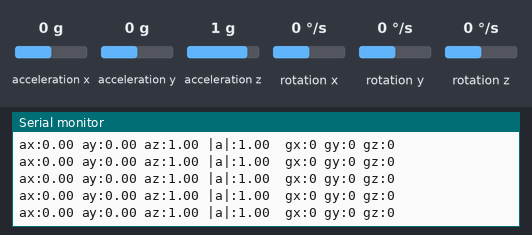
This sketch was run on a simulated Arduino Uno, built with avr-gcc and run on an emulated ATmega328P. On the bench: the last lines printed to the serial monitor. Wiring (inferred from the names in the program): MPU-9250 motion sensor at I2C address 0x68. The test bench sets the inputs (shaded band); at power-on: acceleration z 1 g, acceleration x 0 g, acceleration y 0 g, rotation x 0 °/s, rotation y 0 °/s, rotation z 0 °/s.

Above: at 6.5 s.
6.6 s: acceleration z set to 0 g
At 6.64 s:
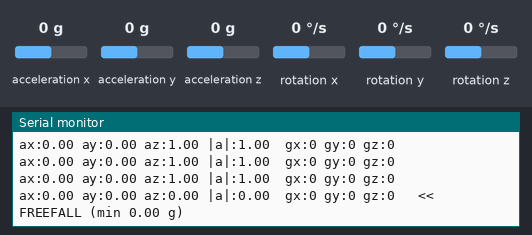
8.5 s: acceleration x set to -1.4 g
At 8.54 s:
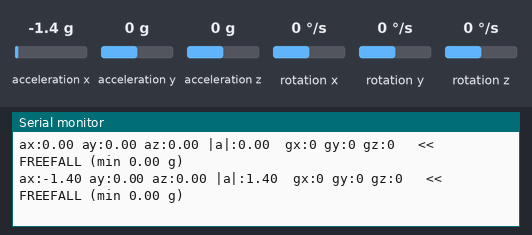
10.0 s: acceleration y set to -1.4 g
At 10.04 s:
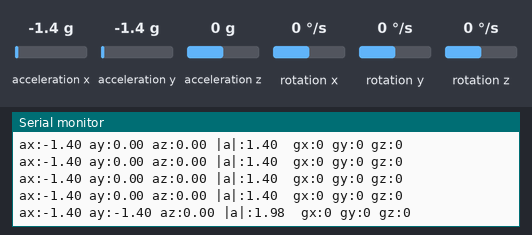
11.5 s: acceleration z set to -1.4 g
At 11.54 s:
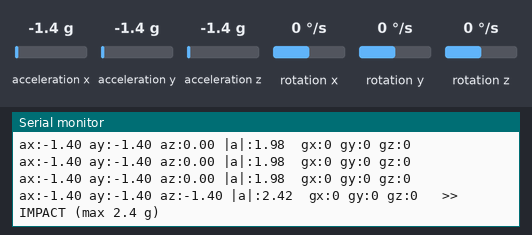
13.4 s: rotation x set to -192 °/s
At 13.44 s:
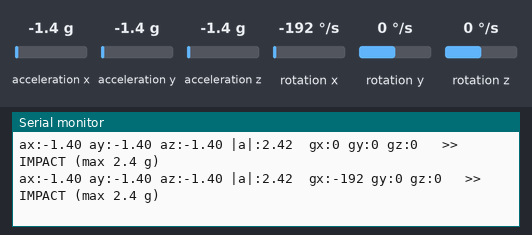
Timing chart, 0 to 15.9 s (numbered marks = the images above; inputs shaded):
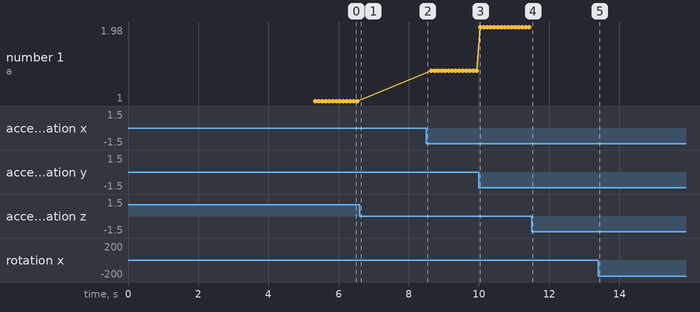

Measured:
- after the input at 6.6 s, the serial monitor: prints a new line at once (image 1)
- after the input at 8.5 s, the serial monitor: prints a new line at once (image 2)
- after the input at 10.0 s, the serial monitor: prints a new line at once (image 3)
- after the input at 11.5 s, the serial monitor: prints a new line at once (image 4)
- after the input at 13.4 s, the serial monitor: prints a new line at once (image 5)
- plotted number 1: 1 → 1.4 after the input at 8.5 s, 1.4 → 1.98 after the input at 10.0 s

The sketch:

bench1_gy521.ino
```cpp
// Bench test 1: GY-521 (MPU-6050) on its own.
//
// Wiring (Uno):  VCC -> 5V   GND -> GND   SDA -> A4   SCL -> A5
// Open the Serial Monitor at 115200 baud (line ending doesn't matter).
//
// Stage 1: scans the I2C bus and checks the chip identity.
// Stage 2: "keep it still" test with PASS / CHECK results.
// Stage 3: live data. Pick the board up and tilt it, then drop it a short
//          way onto a cushion to see FREEFALL / IMPACT flagged.
#include <Wire.h>

static uint8_t addr = 0;

static void printHex(uint8_t v) {
  char b[8];
  snprintf(b, sizeof(b), "0x%02X", v);
  Serial.print(b);
}

static bool probe(uint8_t a) {
  Wire.beginTransmission(a);
  return Wire.endTransmission() == 0;
}

static bool readRegs(uint8_t a, uint8_t reg, uint8_t* buf, uint8_t n) {
  Wire.beginTransmission(a);
  Wire.write(reg);
  if (Wire.endTransmission(false) != 0) return false;
  if (Wire.requestFrom(a, n) != n) return false;
  for (uint8_t i = 0; i < n; i++) buf[i] = Wire.read();
  return true;
}

static bool writeReg(uint8_t a, uint8_t reg, uint8_t v) {
  Wire.beginTransmission(a);
  Wire.write(reg);
  Wire.write(v);
  return Wire.endTransmission() == 0;
}

// Returns false if the sensor can't be found yet (the caller keeps retrying).
static bool findSensor() {
  Serial.println(F("Stage 1: scanning the I2C bus (SDA = A4, SCL = A5)..."));
  uint8_t found = 0;
  for (uint8_t a = 1; a < 127; a++) {
    if (probe(a)) {
      Serial.print(F("  found a device at "));
      printHex(a);
      Serial.println();
      found++;
    }
  }
  if (found == 0) {
    Serial.println(F("  No I2C devices found. Check, in this order:"));
    Serial.println(F("   1. GY-521 VCC -> 5V and GND -> GND (is its red LED on?)"));
    Serial.println(F("   2. SDA -> A4 and SCL -> A5 (not swapped)"));
    Serial.println(F("   3. Uno GND is connected to the breadboard ground rail"));
    Serial.println(F("   4. Header pins are soldered/seated properly on the GY-521"));
    Serial.println(F("  Retrying in 2 s..."));
    return false;
  }
  const uint8_t candidates[2] = {0x68, 0x69};
  for (uint8_t i = 0; i < 2; i++) {
    const uint8_t a = candidates[i];
    if (!probe(a)) continue;
    uint8_t who = 0;
    if (!readRegs(a, 0x75, &who, 1)) continue;
    Serial.print(F("  WHO_AM_I at "));
    printHex(a);
    Serial.print(F(" = "));
    printHex(who);
    if (who == 0x68 || who == 0x70 || who == 0x72 || who == 0x98) {
      Serial.println(F("  -> MPU-6050 (or compatible clone). Good."));
      addr = a;
      return true;
    }
    if (who == 0x71 || who == 0x73) {
      Serial.println(F("  -> MPU-9250/9255. Works for this project (same accel/gyro registers)."));
      addr = a;
      return true;
    }
    Serial.println(F("  -> not an MPU-6050. (A DS3231 clock also answers at 0x68.)"));
  }
  Serial.println(F("  Devices were found, but none at 0x68/0x69 that look like an MPU-6050."));
  Serial.println(F("  Retrying in 2 s..."));
  return false;
}

static void initSensor() {
  writeReg(addr, 0x6B, 0x01);  // wake, clock from gyro PLL
  writeReg(addr, 0x1A, 0x02);  // low-pass ~94 Hz
  writeReg(addr, 0x19, 9);     // 100 Hz sample rate
  writeReg(addr, 0x1B, 0x08);  // gyro +/-500 deg/s
  writeReg(addr, 0x1C, 0x18);  // accel +/-16 g
  delay(100);
}

static bool readSample(float* a, float* g) {
  uint8_t r[14];
  if (!readRegs(addr, 0x3B, r, 14)) return false;
  int16_t v[7];
  for (uint8_t i = 0; i < 7; i++) v[i] = (int16_t)(((uint16_t)r[2 * i] << 8) | r[2 * i + 1]);
  a[0] = v[0] / 2048.0f;
  a[1] = v[1] / 2048.0f;
  a[2] = v[2] / 2048.0f;
  g[0] = v[4] / 65.5f;
  g[1] = v[5] / 65.5f;
  g[2] = v[6] / 65.5f;
  return true;
}

static void stillTest() {
  Serial.println(F("Stage 2: lay the board FLAT and keep it STILL."));
  for (uint8_t s = 3; s > 0; s--) {
    Serial.print(F("  starting in "));
    Serial.println(s);
    delay(1000);
  }
  Serial.println(F("  measuring for 2 seconds..."));
  float sa[3] = {0, 0, 0}, sg[3] = {0, 0, 0}, sm = 0, smm = 0;
  uint16_t n = 0;
  for (uint16_t i = 0; i < 200; i++) {
    float a[3], g[3];
    if (readSample(a, g)) {
      const float m = sqrtf(a[0] * a[0] + a[1] * a[1] + a[2] * a[2]);
      for (uint8_t k = 0; k < 3; k++) {
        sa[k] += a[k];
        sg[k] += g[k];
      }
      sm += m;
      smm += m * m;
      n++;
    }
    delay(10);
  }
  if (n < 150) {
    Serial.print(F("  RESULT: FAIL - only "));
    Serial.print(n);
    Serial.println(F(" of 200 reads worked. Loose wire? Try shorter jumpers or reseat SDA/SCL."));
    return;
  }
  const float mm = sm / n;
  const float var = smm / n - mm * mm;
  const float sd = sqrtf(var > 0 ? var : 0);
  Serial.print(F("  mean accel (g):  x="));
  Serial.print(sa[0] / n, 3);
  Serial.print(F("  y="));
  Serial.print(sa[1] / n, 3);
  Serial.print(F("  z="));
  Serial.println(sa[2] / n, 3);
  Serial.print(F("  mean |a| = "));
  Serial.print(mm, 3);
  Serial.print(F(" g   noise (std) = "));
  Serial.print(sd, 4);
  Serial.println(F(" g"));
  Serial.print(F("  gyro offset (deg/s):  x="));
  Serial.print(sg[0] / n, 2);
  Serial.print(F("  y="));
  Serial.print(sg[1] / n, 2);
  Serial.print(F("  z="));
  Serial.println(sg[2] / n, 2);

  bool ok = true;
  if (mm < 0.05f) {
    ok = false;
    Serial.println(F("  FAIL: reads ~0 g. Sensor asleep or badly powered; check VCC/GND, reseat, reset."));
  } else if (mm < 0.95f || mm > 1.05f) {
    ok = false;
    Serial.println(F("  CHECK: |a| should be about 1.00 g at rest. Was the board really still?"));
  } else {
    Serial.println(F("  PASS: |a| is about 1 g."));
  }
  if (sd > 0.03f) {
    ok = false;
    Serial.println(F("  CHECK: too noisy at rest. Was it moving? If not, check power and wire length."));
  } else if (mm >= 0.05f) {
    Serial.println(F("  PASS: noise is low."));
  }
  bool gyroOk = true;
  for (uint8_t k = 0; k < 3; k++) {
    const float o = sg[k] / n;
    if (o > 20.0f || o < -20.0f) gyroOk = false;
  }
  if (!gyroOk) {
    ok = false;
    Serial.println(F("  CHECK: gyro offset is over 20 deg/s at rest (was the board really still?)."));
  } else if (mm >= 0.05f) {
    Serial.println(F("  PASS: gyro offsets are small."));
  }
  uint8_t up = 0;
  for (uint8_t k = 1; k < 3; k++) {
    const float c = sa[k] / n, b = sa[up] / n;
    if ((c < 0 ? -c : c) > (b < 0 ? -b : b)) up = k;
  }
  Serial.print(F("  gravity is along the "));
  Serial.print(up == 0 ? 'X' : (up == 1 ? 'Y' : 'Z'));
  Serial.println(F(" axis (the sketch doesn't care which way the board is mounted)."));
  Serial.println(ok ? F("  RESULT: PASS") : F("  RESULT: see the lines above"));
}

static uint32_t nextSampleMs = 0, nextPrintMs = 0;
static float winMin = 99, winMax = 0, lastA[3] = {0, 0, 0}, lastG[3] = {0, 0, 0}, lastMag = 0;
static uint16_t readErrors = 0;

void setup() {
  Serial.begin(115200);
  Wire.begin();
  Wire.setClock(400000);
#ifdef WIRE_HAS_TIMEOUT
  Wire.setWireTimeout(3000, true);  // don't hang forever on a loose wire
#endif
  Serial.println(F("=== Bench test 1: GY-521 (MPU-6050) ==="));
  while (!findSensor()) delay(2000);
  initSensor();
  Serial.print(F("Using the sensor at "));
  printHex(addr);
  Serial.println();
  stillTest();
  Serial.println(F("Stage 3: live data (10 lines/s). Tilt it, shake it, then drop it ~30 cm onto a cushion."));
  Serial.println(F("  Free fall reads |a| near 0 g (<< FREEFALL), the landing is a spike (>> IMPACT)."));
  nextSampleMs = nextPrintMs = millis();
}

void loop() {
  const uint32_t now = millis();
  if ((int32_t)(now - nextSampleMs) >= 0) {
    nextSampleMs += 10;
    if ((int32_t)(now - nextSampleMs) > 100) nextSampleMs = now + 10;
    if (readSample(lastA, lastG)) {
      lastMag = sqrtf(lastA[0] * lastA[0] + lastA[1] * lastA[1] + lastA[2] * lastA[2]);
      if (lastMag < winMin) winMin = lastMag;
      if (lastMag > winMax) winMax = lastMag;
    } else {
      readErrors++;
    }
  }
  if ((int32_t)(now - nextPrintMs) >= 0) {
    nextPrintMs += 100;
    if ((int32_t)(now - nextPrintMs) > 1000) nextPrintMs = now + 100;
    if (readErrors) {
      Serial.print(F("I2C read errors in the last 100 ms: "));
      Serial.println(readErrors);
      readErrors = 0;
    }
    Serial.print(F("ax:"));  Serial.print(lastA[0], 2);
    Serial.print(F(" ay:")); Serial.print(lastA[1], 2);
    Serial.print(F(" az:")); Serial.print(lastA[2], 2);
    Serial.print(F(" |a|:")); Serial.print(lastMag, 2);
    Serial.print(F("  gx:")); Serial.print(lastG[0], 0);
    Serial.print(F(" gy:")); Serial.print(lastG[1], 0);
    Serial.print(F(" gz:")); Serial.print(lastG[2], 0);
    if (winMin < 0.35f) {
      Serial.print(F("   << FREEFALL (min "));
      Serial.print(winMin, 2);
      Serial.print(F(" g)"));
    }
    if (winMax > 2.0f) {
      Serial.print(F("   >> IMPACT (max "));
      Serial.print(winMax, 1);
      Serial.print(F(" g)"));
    }
    Serial.println();
    winMin = 99;
    winMax = 0;
  }
}
```
